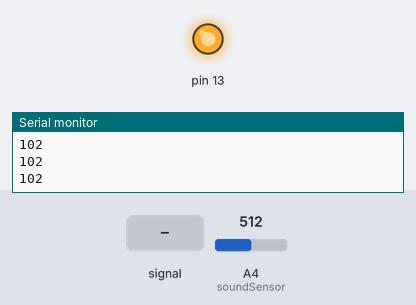
The sketch below on a simulated Arduino Uno, built with avr-gcc and run on an emulated ATmega328P. Parts: output pins drawn as LEDs (lit = HIGH), the last lines printed to the serial monitor. Dashed ring = blinking. Inputs (shaded band) come from the test bench; at power-on: A4 (soundSensor) = 512.

Above: at 1.2 s.
1.3 s: A4 (soundSensor) fed a 200 Hz sine of ±460 counts around its level
At 1.79 s:
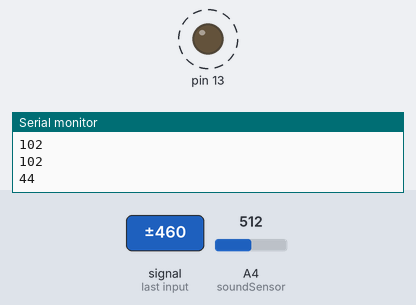
4.3 s: A4 (soundSensor) set to 473
5.8 s: A4 (soundSensor) set to 447
At 6.8 s:
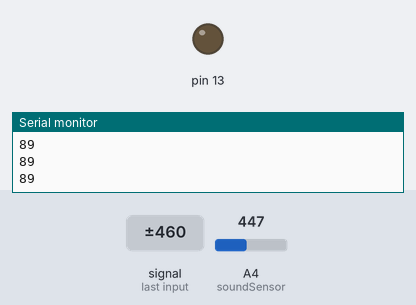
7.5 s: A4 (soundSensor) set to 511
At 8.7 s:
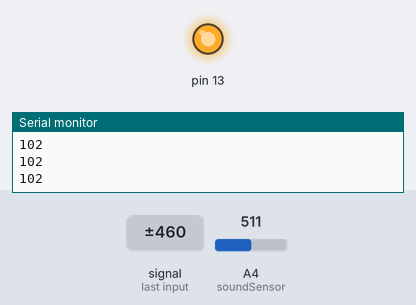
9.1 s: A4 (soundSensor) set to 306
At 10.6 s:
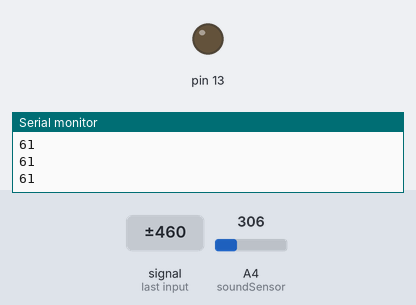
Timing chart, 0 to 11.8 s (numbered marks = the images above; inputs shaded):
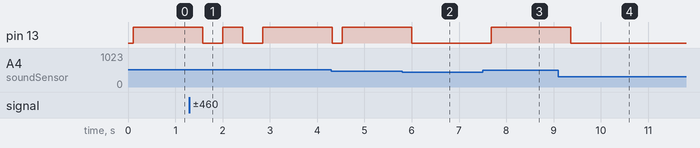

The sketch:

Analog_Sound_Practice.ino
```cpp
const int soundSensor = A4;
int arrayAvg[10] = {};
int avgValue;
int avgReading;


void setup() {
  // put your setup code here, to run once:
  Serial.begin(9600);
  pinMode(13, OUTPUT);
}

void loop() {
  // put your main code here, to run repeatedly:
  int soundReading = analogRead(soundSensor);

  for (int i = 0; i < 11; i++) {
    arrayAvg[i] = soundReading;
    delay(10);
  }

  for (int t = 0; t < 11; t++) {
    avgValue = arrayAvg[t];

    if (t == 0) {
      avgValue = arrayAvg[t];
    }
    else if (t > 0 && t < 10) {
      avgValue = avgValue + arrayAvg[t];
    }
    else {
      avgValue = avgValue + arrayAvg[t];
      avgReading = avgValue / t;
    }
  }

  Serial.println(avgReading);
  if (avgReading > 90 || avgReading < 20){
    digitalWrite(13, HIGH);
  }
  else {
    digitalWrite(13, LOW);
  }
  delay(100);
}
```

Measured:
- the behaviour switches between 455 and 454 on A4 (soundSensor) (found by bisection; images 1 and 2)
- after the input at 1.3 s, pin 13: alternates HIGH for 0.42 s and LOW for 0.42 s, 4 changes in all, then stays HIGH, starting after 0.28 s
- after the input at 5.8 s, pin 13: HIGH → LOW after 0.20 s
- after the input at 7.5 s, pin 13: LOW → HIGH after 0.18 s
- after the input at 9.1 s, pin 13: HIGH → LOW after 0.27 s
